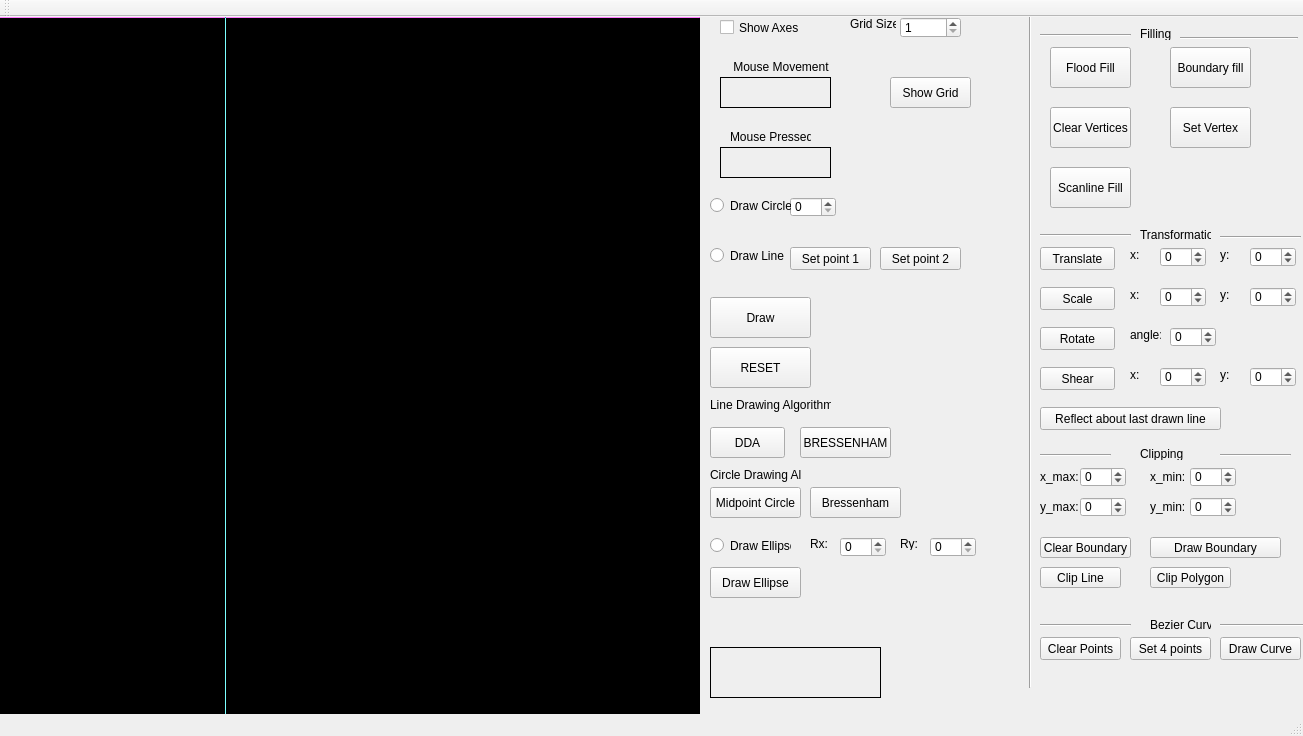
<?xml version="1.0" encoding="UTF-8"?>
<ui version="4.0">
 <class>MainWindow</class>
 <widget class="QMainWindow" name="MainWindow">
  <property name="geometry">
   <rect>
    <x>0</x>
    <y>0</y>
    <width>1303</width>
    <height>736</height>
   </rect>
  </property>
  <property name="windowTitle">
   <string>MainWindow</string>
  </property>
  <widget class="QWidget" name="centralWidget">
   <widget class="my_label" name="frame">
    <property name="geometry">
     <rect>
      <x>0</x>
      <y>0</y>
      <width>700</width>
      <height>700</height>
     </rect>
    </property>
    <property name="mouseTracking">
     <bool>true</bool>
    </property>
    <property name="styleSheet">
     <string notr="true">background-color: rgb(0, 0, 0);</string>
    </property>
    <property name="frameShape">
     <enum>QFrame::Box</enum>
    </property>
    <property name="lineWidth">
     <number>1</number>
    </property>
    <property name="text">
     <string/>
    </property>
   </widget>
   <widget class="QLabel" name="mouse_movement">
    <property name="geometry">
     <rect>
      <x>720</x>
      <y>60</y>
      <width>111</width>
      <height>31</height>
     </rect>
    </property>
    <property name="frameShape">
     <enum>QFrame::Panel</enum>
    </property>
    <property name="text">
     <string/>
    </property>
   </widget>
   <widget class="QLabel" name="label_3">
    <property name="geometry">
     <rect>
      <x>720</x>
      <y>40</y>
      <width>111</width>
      <height>20</height>
     </rect>
    </property>
    <property name="text">
     <string>    Mouse Movement</string>
    </property>
   </widget>
   <widget class="QLabel" name="mouse_pressed">
    <property name="geometry">
     <rect>
      <x>720</x>
      <y>130</y>
      <width>111</width>
      <height>31</height>
     </rect>
    </property>
    <property name="frameShape">
     <enum>QFrame::Panel</enum>
    </property>
    <property name="text">
     <string/>
    </property>
   </widget>
   <widget class="QLabel" name="label_5">
    <property name="geometry">
     <rect>
      <x>730</x>
      <y>110</y>
      <width>81</width>
      <height>20</height>
     </rect>
    </property>
    <property name="text">
     <string>Mouse Pressed</string>
    </property>
   </widget>
   <widget class="Line" name="x_axis">
    <property name="geometry">
     <rect>
      <x>0</x>
      <y>0</y>
      <width>700</width>
      <height>1</height>
     </rect>
    </property>
    <property name="styleSheet">
     <string notr="true">background-color: rgb(255, 85, 255);</string>
    </property>
    <property name="orientation">
     <enum>Qt::Horizontal</enum>
    </property>
   </widget>
   <widget class="Line" name="y_axis">
    <property name="geometry">
     <rect>
      <x>225</x>
      <y>0</y>
      <width>1</width>
      <height>700</height>
     </rect>
    </property>
    <property name="styleSheet">
     <string notr="true">
background-color: rgb(85, 255, 255);</string>
    </property>
    <property name="orientation">
     <enum>Qt::Vertical</enum>
    </property>
   </widget>
   <widget class="QCheckBox" name="show_axes">
    <property name="geometry">
     <rect>
      <x>720</x>
      <y>0</y>
      <width>91</width>
      <height>21</height>
     </rect>
    </property>
    <property name="text">
     <string>Show Axes</string>
    </property>
   </widget>
   <widget class="QPushButton" name="Draw">
    <property name="geometry">
     <rect>
      <x>710</x>
      <y>280</y>
      <width>101</width>
      <height>41</height>
     </rect>
    </property>
    <property name="text">
     <string>Draw</string>
    </property>
   </widget>
   <widget class="QSpinBox" name="circle_radius">
    <property name="geometry">
     <rect>
      <x>790</x>
      <y>180</y>
      <width>46</width>
      <height>20</height>
     </rect>
    </property>
   </widget>
   <widget class="QRadioButton" name="draw_circle">
    <property name="geometry">
     <rect>
      <x>710</x>
      <y>180</y>
      <width>81</width>
      <height>17</height>
     </rect>
    </property>
    <property name="text">
     <string>Draw Circle</string>
    </property>
   </widget>
   <widget class="QRadioButton" name="draw_line">
    <property name="geometry">
     <rect>
      <x>710</x>
      <y>230</y>
      <width>77</width>
      <height>17</height>
     </rect>
    </property>
    <property name="text">
     <string>Draw Line</string>
    </property>
   </widget>
   <widget class="QPushButton" name="set_point1">
    <property name="geometry">
     <rect>
      <x>790</x>
      <y>230</y>
      <width>81</width>
      <height>23</height>
     </rect>
    </property>
    <property name="text">
     <string>Set point 1</string>
    </property>
   </widget>
   <widget class="QPushButton" name="set_point2">
    <property name="geometry">
     <rect>
      <x>880</x>
      <y>230</y>
      <width>81</width>
      <height>23</height>
     </rect>
    </property>
    <property name="text">
     <string>Set point 2</string>
    </property>
   </widget>
   <widget class="QPushButton" name="pushButton">
    <property name="geometry">
     <rect>
      <x>710</x>
      <y>330</y>
      <width>101</width>
      <height>41</height>
     </rect>
    </property>
    <property name="text">
     <string>RESET</string>
    </property>
   </widget>
   <widget class="QSpinBox" name="gridsize">
    <property name="geometry">
     <rect>
      <x>900</x>
      <y>0</y>
      <width>61</width>
      <height>21</height>
     </rect>
    </property>
    <property name="minimum">
     <number>1</number>
    </property>
   </widget>
   <widget class="QLabel" name="label">
    <property name="geometry">
     <rect>
      <x>850</x>
      <y>0</y>
      <width>46</width>
      <height>13</height>
     </rect>
    </property>
    <property name="text">
     <string>Grid Size</string>
    </property>
   </widget>
   <widget class="QPushButton" name="showgrid">
    <property name="geometry">
     <rect>
      <x>890</x>
      <y>60</y>
      <width>81</width>
      <height>31</height>
     </rect>
    </property>
    <property name="text">
     <string>Show Grid</string>
    </property>
   </widget>
   <widget class="QLabel" name="label_2">
    <property name="geometry">
     <rect>
      <x>710</x>
      <y>380</y>
      <width>121</width>
      <height>16</height>
     </rect>
    </property>
    <property name="text">
     <string>Line Drawing Algorithm</string>
    </property>
   </widget>
   <widget class="QPushButton" name="dda">
    <property name="geometry">
     <rect>
      <x>710</x>
      <y>410</y>
      <width>75</width>
      <height>31</height>
     </rect>
    </property>
    <property name="text">
     <string>DDA</string>
    </property>
   </widget>
   <widget class="QPushButton" name="bress">
    <property name="geometry">
     <rect>
      <x>800</x>
      <y>410</y>
      <width>91</width>
      <height>31</height>
     </rect>
    </property>
    <property name="text">
     <string>BRESSENHAM</string>
    </property>
   </widget>
   <widget class="QLabel" name="debugger">
    <property name="geometry">
     <rect>
      <x>710</x>
      <y>630</y>
      <width>171</width>
      <height>51</height>
     </rect>
    </property>
    <property name="frameShape">
     <enum>QFrame::Panel</enum>
    </property>
    <property name="text">
     <string/>
    </property>
   </widget>
   <widget class="QLabel" name="label_4">
    <property name="geometry">
     <rect>
      <x>710</x>
      <y>450</y>
      <width>91</width>
      <height>16</height>
     </rect>
    </property>
    <property name="text">
     <string>Circle Drawing Algo</string>
    </property>
   </widget>
   <widget class="QPushButton" name="midpt">
    <property name="geometry">
     <rect>
      <x>710</x>
      <y>470</y>
      <width>91</width>
      <height>31</height>
     </rect>
    </property>
    <property name="text">
     <string>Midpoint Circle</string>
    </property>
   </widget>
   <widget class="QPushButton" name="bress_circle">
    <property name="geometry">
     <rect>
      <x>810</x>
      <y>470</y>
      <width>91</width>
      <height>31</height>
     </rect>
    </property>
    <property name="text">
     <string>Bressenham</string>
    </property>
   </widget>
   <widget class="QRadioButton" name="draw_ellipse">
    <property name="geometry">
     <rect>
      <x>710</x>
      <y>520</y>
      <width>81</width>
      <height>17</height>
     </rect>
    </property>
    <property name="text">
     <string>Draw Ellipse</string>
    </property>
   </widget>
   <widget class="QSpinBox" name="ellipse_ry">
    <property name="geometry">
     <rect>
      <x>930</x>
      <y>520</y>
      <width>46</width>
      <height>20</height>
     </rect>
    </property>
   </widget>
   <widget class="QSpinBox" name="ellipse_rx">
    <property name="geometry">
     <rect>
      <x>840</x>
      <y>520</y>
      <width>46</width>
      <height>20</height>
     </rect>
    </property>
   </widget>
   <widget class="QLabel" name="label_6">
    <property name="geometry">
     <rect>
      <x>810</x>
      <y>520</y>
      <width>46</width>
      <height>13</height>
     </rect>
    </property>
    <property name="text">
     <string>Rx:</string>
    </property>
   </widget>
   <widget class="QLabel" name="label_7">
    <property name="geometry">
     <rect>
      <x>900</x>
      <y>520</y>
      <width>46</width>
      <height>13</height>
     </rect>
    </property>
    <property name="text">
     <string>Ry:</string>
    </property>
   </widget>
   <widget class="QPushButton" name="ellipse">
    <property name="geometry">
     <rect>
      <x>710</x>
      <y>550</y>
      <width>91</width>
      <height>31</height>
     </rect>
    </property>
    <property name="text">
     <string>Draw Ellipse</string>
    </property>
   </widget>
   <widget class="Line" name="line">
    <property name="geometry">
     <rect>
      <x>1020</x>
      <y>-20</y>
      <width>20</width>
      <height>691</height>
     </rect>
    </property>
    <property name="orientation">
     <enum>Qt::Vertical</enum>
    </property>
   </widget>
   <widget class="QPushButton" name="flood_fill">
    <property name="geometry">
     <rect>
      <x>1050</x>
      <y>30</y>
      <width>81</width>
      <height>41</height>
     </rect>
    </property>
    <property name="text">
     <string>Flood Fill</string>
    </property>
   </widget>
   <widget class="QPushButton" name="boundary_fill">
    <property name="geometry">
     <rect>
      <x>1170</x>
      <y>30</y>
      <width>81</width>
      <height>41</height>
     </rect>
    </property>
    <property name="text">
     <string>Boundary fill</string>
    </property>
   </widget>
   <widget class="QPushButton" name="scanline">
    <property name="geometry">
     <rect>
      <x>1050</x>
      <y>90</y>
      <width>81</width>
      <height>41</height>
     </rect>
    </property>
    <property name="text">
     <string>Clear Vertices</string>
    </property>
   </widget>
   <widget class="QPushButton" name="set_vertex">
    <property name="geometry">
     <rect>
      <x>1170</x>
      <y>90</y>
      <width>81</width>
      <height>41</height>
     </rect>
    </property>
    <property name="text">
     <string>Set Vertex</string>
    </property>
   </widget>
   <widget class="QPushButton" name="fill_scan">
    <property name="geometry">
     <rect>
      <x>1050</x>
      <y>150</y>
      <width>81</width>
      <height>41</height>
     </rect>
    </property>
    <property name="text">
     <string>Scanline Fill</string>
    </property>
   </widget>
   <widget class="Line" name="line_2">
    <property name="geometry">
     <rect>
      <x>1040</x>
      <y>10</y>
      <width>91</width>
      <height>16</height>
     </rect>
    </property>
    <property name="orientation">
     <enum>Qt::Horizontal</enum>
    </property>
   </widget>
   <widget class="QLabel" name="label_8">
    <property name="geometry">
     <rect>
      <x>1140</x>
      <y>10</y>
      <width>46</width>
      <height>13</height>
     </rect>
    </property>
    <property name="text">
     <string>Filling</string>
    </property>
   </widget>
   <widget class="Line" name="line_3">
    <property name="geometry">
     <rect>
      <x>1180</x>
      <y>20</y>
      <width>118</width>
      <height>3</height>
     </rect>
    </property>
    <property name="orientation">
     <enum>Qt::Horizontal</enum>
    </property>
   </widget>
   <widget class="Line" name="line_4">
    <property name="geometry">
     <rect>
      <x>1040</x>
      <y>210</y>
      <width>91</width>
      <height>16</height>
     </rect>
    </property>
    <property name="orientation">
     <enum>Qt::Horizontal</enum>
    </property>
   </widget>
   <widget class="QLabel" name="label_9">
    <property name="geometry">
     <rect>
      <x>1140</x>
      <y>210</y>
      <width>71</width>
      <height>16</height>
     </rect>
    </property>
    <property name="text">
     <string>Transformation</string>
    </property>
   </widget>
   <widget class="Line" name="line_5">
    <property name="geometry">
     <rect>
      <x>1220</x>
      <y>210</y>
      <width>81</width>
      <height>20</height>
     </rect>
    </property>
    <property name="orientation">
     <enum>Qt::Horizontal</enum>
    </property>
   </widget>
   <widget class="QPushButton" name="translate">
    <property name="geometry">
     <rect>
      <x>1040</x>
      <y>230</y>
      <width>75</width>
      <height>23</height>
     </rect>
    </property>
    <property name="text">
     <string>Translate</string>
    </property>
   </widget>
   <widget class="QLabel" name="label_10">
    <property name="geometry">
     <rect>
      <x>1220</x>
      <y>230</y>
      <width>31</width>
      <height>16</height>
     </rect>
    </property>
    <property name="text">
     <string>y:</string>
    </property>
   </widget>
   <widget class="QSpinBox" name="trans_x">
    <property name="geometry">
     <rect>
      <x>1160</x>
      <y>230</y>
      <width>46</width>
      <height>20</height>
     </rect>
    </property>
    <property name="minimum">
     <number>-20</number>
    </property>
    <property name="maximum">
     <number>40</number>
    </property>
   </widget>
   <widget class="QLabel" name="label_11">
    <property name="geometry">
     <rect>
      <x>1130</x>
      <y>230</y>
      <width>31</width>
      <height>16</height>
     </rect>
    </property>
    <property name="text">
     <string>x:</string>
    </property>
   </widget>
   <widget class="QSpinBox" name="trans_y">
    <property name="geometry">
     <rect>
      <x>1250</x>
      <y>230</y>
      <width>46</width>
      <height>20</height>
     </rect>
    </property>
    <property name="minimum">
     <number>-20</number>
    </property>
    <property name="maximum">
     <number>40</number>
    </property>
   </widget>
   <widget class="QLabel" name="label_12">
    <property name="geometry">
     <rect>
      <x>1130</x>
      <y>270</y>
      <width>31</width>
      <height>16</height>
     </rect>
    </property>
    <property name="text">
     <string>x:</string>
    </property>
   </widget>
   <widget class="QPushButton" name="scale">
    <property name="geometry">
     <rect>
      <x>1040</x>
      <y>270</y>
      <width>75</width>
      <height>23</height>
     </rect>
    </property>
    <property name="text">
     <string>Scale</string>
    </property>
   </widget>
   <widget class="QLabel" name="label_13">
    <property name="geometry">
     <rect>
      <x>1220</x>
      <y>270</y>
      <width>31</width>
      <height>16</height>
     </rect>
    </property>
    <property name="text">
     <string>y:</string>
    </property>
   </widget>
   <widget class="QSpinBox" name="scl_x">
    <property name="geometry">
     <rect>
      <x>1160</x>
      <y>270</y>
      <width>46</width>
      <height>20</height>
     </rect>
    </property>
    <property name="minimum">
     <number>-90</number>
    </property>
    <property name="maximum">
     <number>90</number>
    </property>
   </widget>
   <widget class="QSpinBox" name="scl_y">
    <property name="geometry">
     <rect>
      <x>1250</x>
      <y>270</y>
      <width>46</width>
      <height>20</height>
     </rect>
    </property>
    <property name="minimum">
     <number>-90</number>
    </property>
    <property name="maximum">
     <number>90</number>
    </property>
   </widget>
   <widget class="QPushButton" name="rotate">
    <property name="geometry">
     <rect>
      <x>1040</x>
      <y>310</y>
      <width>75</width>
      <height>23</height>
     </rect>
    </property>
    <property name="text">
     <string>Rotate</string>
    </property>
   </widget>
   <widget class="QLabel" name="label_14">
    <property name="geometry">
     <rect>
      <x>1130</x>
      <y>310</y>
      <width>31</width>
      <height>16</height>
     </rect>
    </property>
    <property name="text">
     <string>angle:</string>
    </property>
   </widget>
   <widget class="QSpinBox" name="rot">
    <property name="geometry">
     <rect>
      <x>1170</x>
      <y>310</y>
      <width>46</width>
      <height>20</height>
     </rect>
    </property>
    <property name="minimum">
     <number>-90</number>
    </property>
    <property name="maximum">
     <number>90</number>
    </property>
   </widget>
   <widget class="Line" name="line_6">
    <property name="geometry">
     <rect>
      <x>1040</x>
      <y>430</y>
      <width>71</width>
      <height>16</height>
     </rect>
    </property>
    <property name="orientation">
     <enum>Qt::Horizontal</enum>
    </property>
   </widget>
   <widget class="Line" name="line_7">
    <property name="geometry">
     <rect>
      <x>1220</x>
      <y>430</y>
      <width>71</width>
      <height>16</height>
     </rect>
    </property>
    <property name="orientation">
     <enum>Qt::Horizontal</enum>
    </property>
   </widget>
   <widget class="QLabel" name="label_15">
    <property name="geometry">
     <rect>
      <x>1140</x>
      <y>430</y>
      <width>46</width>
      <height>13</height>
     </rect>
    </property>
    <property name="text">
     <string>Clipping</string>
    </property>
   </widget>
   <widget class="QPushButton" name="clr_bound">
    <property name="geometry">
     <rect>
      <x>1040</x>
      <y>520</y>
      <width>91</width>
      <height>21</height>
     </rect>
    </property>
    <property name="text">
     <string>Clear Boundary</string>
    </property>
   </widget>
   <widget class="QPushButton" name="set_bound">
    <property name="geometry">
     <rect>
      <x>1150</x>
      <y>520</y>
      <width>131</width>
      <height>21</height>
     </rect>
    </property>
    <property name="text">
     <string>Draw Boundary</string>
    </property>
   </widget>
   <widget class="QPushButton" name="clip_line">
    <property name="geometry">
     <rect>
      <x>1040</x>
      <y>550</y>
      <width>81</width>
      <height>21</height>
     </rect>
    </property>
    <property name="text">
     <string>Clip Line</string>
    </property>
   </widget>
   <widget class="QLabel" name="label_16">
    <property name="geometry">
     <rect>
      <x>1040</x>
      <y>450</y>
      <width>41</width>
      <height>20</height>
     </rect>
    </property>
    <property name="text">
     <string>x_max:</string>
    </property>
   </widget>
   <widget class="QSpinBox" name="x_max">
    <property name="geometry">
     <rect>
      <x>1080</x>
      <y>450</y>
      <width>46</width>
      <height>20</height>
     </rect>
    </property>
    <property name="minimum">
     <number>-20</number>
    </property>
    <property name="maximum">
     <number>40</number>
    </property>
   </widget>
   <widget class="QSpinBox" name="x_min">
    <property name="geometry">
     <rect>
      <x>1190</x>
      <y>450</y>
      <width>46</width>
      <height>20</height>
     </rect>
    </property>
    <property name="minimum">
     <number>-20</number>
    </property>
    <property name="maximum">
     <number>40</number>
    </property>
   </widget>
   <widget class="QLabel" name="label_17">
    <property name="geometry">
     <rect>
      <x>1150</x>
      <y>450</y>
      <width>41</width>
      <height>20</height>
     </rect>
    </property>
    <property name="text">
     <string>x_min:</string>
    </property>
   </widget>
   <widget class="QLabel" name="label_18">
    <property name="geometry">
     <rect>
      <x>1150</x>
      <y>480</y>
      <width>41</width>
      <height>20</height>
     </rect>
    </property>
    <property name="text">
     <string>y_min:</string>
    </property>
   </widget>
   <widget class="QSpinBox" name="y_max">
    <property name="geometry">
     <rect>
      <x>1080</x>
      <y>480</y>
      <width>46</width>
      <height>20</height>
     </rect>
    </property>
    <property name="minimum">
     <number>-20</number>
    </property>
    <property name="maximum">
     <number>40</number>
    </property>
   </widget>
   <widget class="QLabel" name="label_19">
    <property name="geometry">
     <rect>
      <x>1040</x>
      <y>480</y>
      <width>41</width>
      <height>20</height>
     </rect>
    </property>
    <property name="text">
     <string>y_max:</string>
    </property>
   </widget>
   <widget class="QSpinBox" name="y_min">
    <property name="geometry">
     <rect>
      <x>1190</x>
      <y>480</y>
      <width>46</width>
      <height>20</height>
     </rect>
    </property>
    <property name="minimum">
     <number>-20</number>
    </property>
    <property name="maximum">
     <number>40</number>
    </property>
   </widget>
   <widget class="QPushButton" name="clip_poly">
    <property name="geometry">
     <rect>
      <x>1150</x>
      <y>550</y>
      <width>81</width>
      <height>21</height>
     </rect>
    </property>
    <property name="text">
     <string>Clip Polygon</string>
    </property>
   </widget>
   <widget class="QPushButton" name="shear">
    <property name="geometry">
     <rect>
      <x>1040</x>
      <y>350</y>
      <width>75</width>
      <height>23</height>
     </rect>
    </property>
    <property name="text">
     <string>Shear</string>
    </property>
   </widget>
   <widget class="QLabel" name="label_20">
    <property name="geometry">
     <rect>
      <x>1130</x>
      <y>350</y>
      <width>31</width>
      <height>16</height>
     </rect>
    </property>
    <property name="text">
     <string>x:</string>
    </property>
   </widget>
   <widget class="QLabel" name="label_21">
    <property name="geometry">
     <rect>
      <x>1220</x>
      <y>350</y>
      <width>31</width>
      <height>16</height>
     </rect>
    </property>
    <property name="text">
     <string>y:</string>
    </property>
   </widget>
   <widget class="QSpinBox" name="shr_y">
    <property name="geometry">
     <rect>
      <x>1250</x>
      <y>350</y>
      <width>46</width>
      <height>20</height>
     </rect>
    </property>
    <property name="minimum">
     <number>-90</number>
    </property>
    <property name="maximum">
     <number>90</number>
    </property>
   </widget>
   <widget class="QSpinBox" name="shr_x">
    <property name="geometry">
     <rect>
      <x>1160</x>
      <y>350</y>
      <width>46</width>
      <height>20</height>
     </rect>
    </property>
    <property name="minimum">
     <number>-90</number>
    </property>
    <property name="maximum">
     <number>90</number>
    </property>
   </widget>
   <widget class="Line" name="line_8">
    <property name="geometry">
     <rect>
      <x>1040</x>
      <y>600</y>
      <width>91</width>
      <height>16</height>
     </rect>
    </property>
    <property name="orientation">
     <enum>Qt::Horizontal</enum>
    </property>
   </widget>
   <widget class="Line" name="line_9">
    <property name="geometry">
     <rect>
      <x>1220</x>
      <y>600</y>
      <width>91</width>
      <height>16</height>
     </rect>
    </property>
    <property name="orientation">
     <enum>Qt::Horizontal</enum>
    </property>
   </widget>
   <widget class="QLabel" name="label_22">
    <property name="geometry">
     <rect>
      <x>1150</x>
      <y>600</y>
      <width>61</width>
      <height>16</height>
     </rect>
    </property>
    <property name="text">
     <string>Bezier Curve</string>
    </property>
   </widget>
   <widget class="QPushButton" name="bez_init">
    <property name="geometry">
     <rect>
      <x>1130</x>
      <y>620</y>
      <width>81</width>
      <height>23</height>
     </rect>
    </property>
    <property name="text">
     <string>Set 4 points</string>
    </property>
   </widget>
   <widget class="QPushButton" name="draw_bez">
    <property name="geometry">
     <rect>
      <x>1220</x>
      <y>620</y>
      <width>81</width>
      <height>23</height>
     </rect>
    </property>
    <property name="text">
     <string>Draw Curve</string>
    </property>
   </widget>
   <widget class="QPushButton" name="bez_clear">
    <property name="geometry">
     <rect>
      <x>1040</x>
      <y>620</y>
      <width>81</width>
      <height>23</height>
     </rect>
    </property>
    <property name="text">
     <string>Clear Points</string>
    </property>
   </widget>
   <widget class="QPushButton" name="reflect">
    <property name="geometry">
     <rect>
      <x>1040</x>
      <y>390</y>
      <width>181</width>
      <height>23</height>
     </rect>
    </property>
    <property name="text">
     <string>Reflect about last drawn line</string>
    </property>
   </widget>
  </widget>
  <widget class="QMenuBar" name="menuBar">
   <property name="geometry">
    <rect>
     <x>0</x>
     <y>0</y>
     <width>1303</width>
     <height>21</height>
    </rect>
   </property>
  </widget>
  <widget class="QToolBar" name="mainToolBar">
   <attribute name="toolBarArea">
    <enum>TopToolBarArea</enum>
   </attribute>
   <attribute name="toolBarBreak">
    <bool>false</bool>
   </attribute>
  </widget>
  <widget class="QStatusBar" name="statusBar"/>
 </widget>
 <layoutdefault spacing="6" margin="11"/>
 <customwidgets>
  <customwidget>
   <class>my_label</class>
   <extends>QLabel</extends>
   <header location="global">my_label.h</header>
  </customwidget>
 </customwidgets>
 <resources/>
 <connections/>
</ui>
